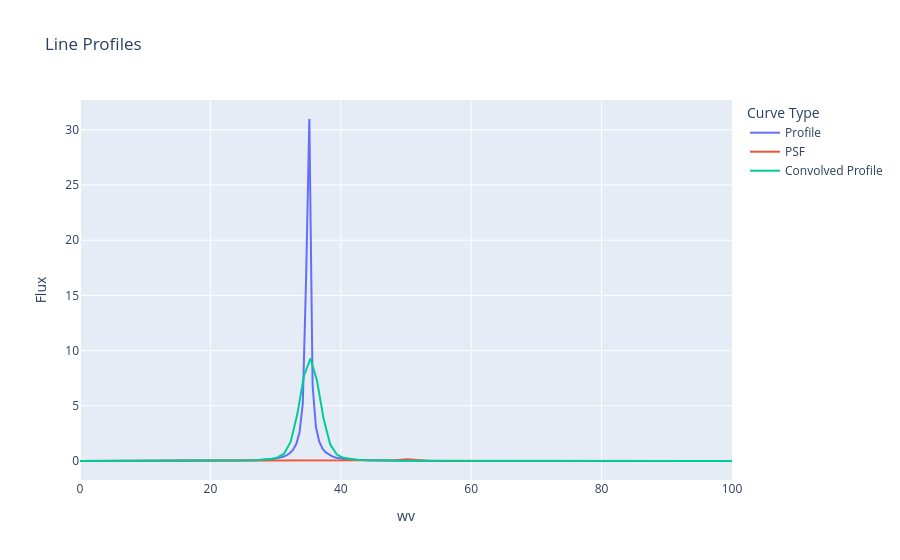

Here is the notebook cell this chart was saved with:
### Code cell
def sersic_1d_convolved(x, I_e, r_e, n, x_0): #Convolved sersic profile with the psf
    x_hr = np.linspace(min(x), max(x), 200)
    profile = sersic_1d(x_hr, I_e, r_e, n, x_0)
    kernel = Gaussian1DKernel(stddev=(sigma*len(x_hr))/len(x), x_size=len(x_hr), mode='center')   #The PSF is a gaussian centered in 0!
    conv_profile = convolve(profile, kernel, mode='same')
    conv_profile_out = np.interp(x, x_hr, conv_profile)
    return x_hr, profile, kernel, conv_profile_out

x_axes = np.linspace(0, 100, 100)
#x_hr = np.linspace(min(x_axes), max(x_axes), 200)
x_hr, profile, kernel, conv_profile = sersic_1d_convolved(x_axes, 0.63, 3, 4, 35) 

plt.plot(x_hr, kernel, label = 'kernel')

plt.legend()
len(x_axes)

import plotly.graph_objects as go

fig = go.Figure()

fig.add_trace(go.Scatter(x=x_hr, y=profile, mode='lines', name='Profile'))
fig.add_trace(go.Scatter(x=x_hr, y=kernel, mode='lines', name='PSF'))
fig.add_trace(go.Scatter(x=x_axes, y=conv_profile, mode='lines', name='Convolved Profile'))

fig.update_layout(
    title='Line Profiles',
    xaxis_title='wv',
    yaxis_title='Flux',
    legend_title='Curve Type'
)

fig.show()

### Figure 1 — Plotly figure (JSON) as saved in the notebook; plotly's stock layout.template omitted (floating-point values rounded to 4 significant figures; data arrays with more than 128 entries replaced by an {"elided": "..."} marker saying what was removed)
{"data": [{"mode": "lines", "name": "Profile", "type": "scatter", "x": {"elided": "200 float values"}, "y": {"elided": "200 float values"}}, {"mode": "lines", "name": "PSF", "type": "scatter", "x": {"elided": "200 float values"}, "y": {"elided": "200 float values"}}, {"mode": "lines", "name": "Convolved Profile", "type": "scatter", "x": [0, 1.01, 2.02, 3.03, 4.04, 5.051, 6.061, 7.071, 8.081, 9.091, 10.1, 11.11, 12.12, 13.13, 14.14, 15.15, 16.16, 17.17, 18.18, 19.19, 20.2, 21.21, 22.22, 23.23, 24.24, 25.25, 26.26, 27.27, 28.28, 29.29, 30.3, 31.31, 32.32, 33.33, 34.34, 35.35, 36.36, 37.37, 38.38, 39.39, 40.4, 41.41, 42.42, 43.43, 44.44, 45.45, 46.46, 47.47, 48.48, 49.49, 50.51, 51.52, 52.53, 53.54, 54.55, 55.56, 56.57, 57.58, 58.59, 59.6, 60.61, 61.62, 62.63, 63.64, 64.65, 65.66, 66.67, 67.68, 68.69, 69.7, 70.71, 71.72, 72.73, 73.74, 74.75, 75.76, 76.77, 77.78, 78.79, 79.8, 80.81, 81.82, 82.83, 83.84, 84.85, 85.86, 86.87, 87.88, 88.89, 89.9, 90.91, 91.92, 92.93, 93.94, 94.95, 95.96, 96.97, 97.98, 98.99, 100], "y": [0.0005148, 0.00084, 0.00109, 0.001266, 0.001425, 0.001597, 0.001795, 0.002023, 0.002287, 0.002595, 0.002956, 0.003381, 0.003885, 0.004484, 0.005202, 0.00607, 0.007125, 0.008421, 0.01003, 0.01204, 0.01459, 0.01787, 0.02215, 0.02785, 0.03559, 0.04639, 0.06194, 0.08527, 0.1224, 0.1869, 0.3207, 0.6798, 1.747, 4.249, 7.701, 9.294, 7.251, 3.777, 1.491, 0.5819, 0.2846, 0.1705, 0.1133, 0.07975, 0.05832, 0.04391, 0.03384, 0.02657, 0.0212, 0.01715, 0.01403, 0.0116, 0.009678, 0.00814, 0.006897, 0.005883, 0.005048, 0.004355, 0.003777, 0.003291, 0.00288, 0.00253, 0.002231, 0.001974, 0.001753, 0.001561, 0.001394, 0.001249, 0.001121, 0.001009, 0.0009106, 0.0008234, 0.0007461, 0.0006774, 0.0006162, 0.0005615, 0.0005126, 0.0004687, 0.0004293, 0.0003938, 0.0003617, 0.0003327, 0.0003065, 0.0002827, 0.0002611, 0.0002414, 0.0002235, 0.0002071, 0.0001921, 0.0001785, 0.0001659, 0.0001544, 0.0001438, 0.0001341, 0.0001252, 0.0001169, 0.000109, 9.983e-05, 8.517e-05, 6.089e-05]}], "layout": {"autosize": true, "legend": {"title": {"text": "Curve Type"}}, "title": {"text": "Line Profiles"}, "xaxis": {"autorange": true, "range": [0, 100], "showspikes": false, "title": {"text": "wv"}, "type": "linear"}, "yaxis": {"autorange": true, "range": [-1.721, 32.7], "showspikes": false, "title": {"text": "Flux"}, "type": "linear"}}}
